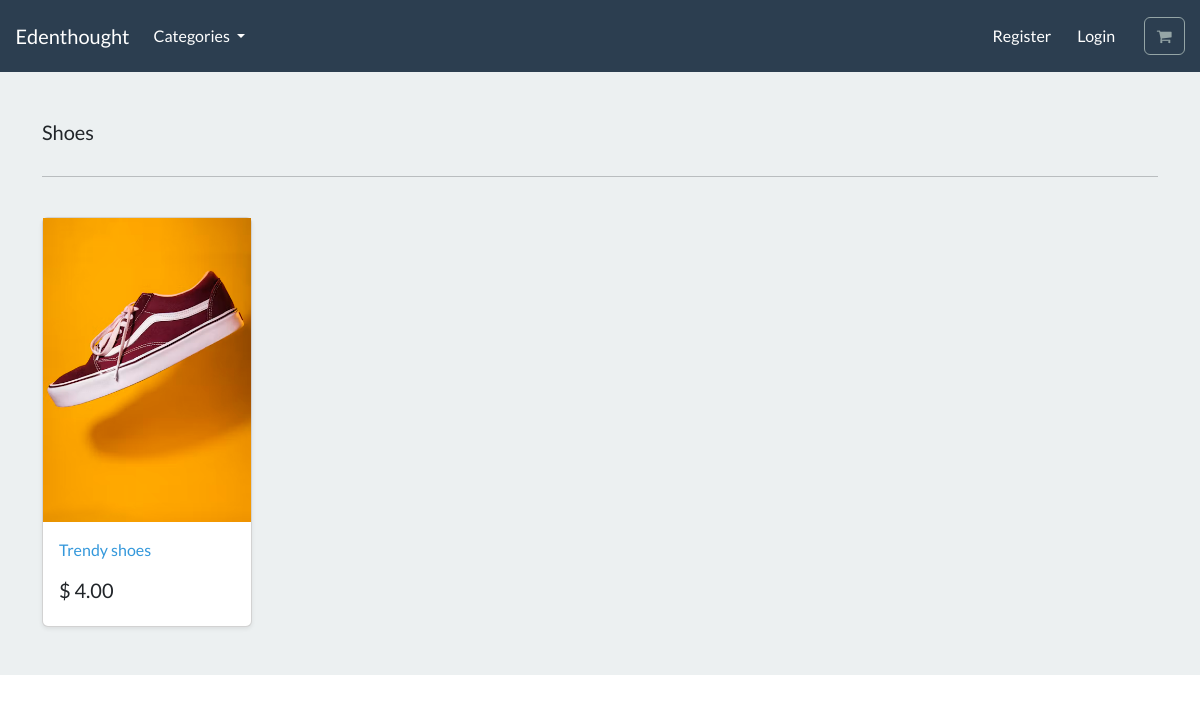
The page /search/shoes/ on the database its author committed.
### store/models.py (models this page shows, shortened)
class Category(models.Model):
    name = models.CharField(max_length=250, db_index=True)
    slug = models.SlugField(max_length=250, unique=True)
    class Meta:
        verbose_name_plural = "categories"
    def get_absolute_url(self):
            return reverse("list-category", args=[self.slug])

class Product(models.Model):
    category = models.ForeignKey(Category, related_name="product", on_delete=models.CASCADE, null=True)
    title = models.CharField(max_length=250)
    brand = models.CharField(max_length=250, default="un-branded")
    description = models.TextField(blank=True)
    slug = models.SlugField(max_length=255)
    price = models.DecimalField(max_digits=4, decimal_places=2)
    image = models.ImageField(upload_to="images/")
    class Meta:
        verbose_name_plural = "products"
    def get_absolute_url(self):
        return reverse("product-info", args=[self.slug])

### store/views.py (the view)
# urls.py: path("search/<slug:category_slug>/", views.list_category, name="list-category"),
def list_category(request, category_slug=None):
    category = get_object_or_404(Category, slug=category_slug)
    products = Product.objects.filter(category=category)
    return render(request, "store/list-category.html", {"category": category, "products": products})

### cart/context_processors.py (called while the page is built)
def cart(request):
    return {"cart": Cart(request)}

### store/views.py (called while the page is built)
def categories(request):
    all_categories = Category.objects.all()
    return {"all_categories": all_categories}

### store/templates/store/list-category.html
{% extends "./base.html" %}
{% load static %}
{% block content %}
<main>
  <div class="album py-5 bg-light">
    <div class="container">
      <div class="pb-3 h5"> {{category.name | capfirst}} </div>
      <hr>
      <br>
      <div class="row row-cols-1 row-cols-sm-2 row-cols-md-5 g-3">
        {% for product in products %}
        <div class="col">
          <div class="card shadow-sm">
          <img class="img-fluid" alt="Responsive image" src="{{product.image.url}}">
            <div class="card-body">
              <p class="card-text">
                <a class="text-info text-decoration-none" href="{{product.get_absolute_url}}"> {{product.title}} </a>
              </p>
              <div class="d-flex justify-content-between align-items-center">
                <h5> $ {{product.price}}</h5>
              </div>
            </div>
          </div>
        </div>
        {% endfor %}
      </div>
    </div>
  </div>
</main>
{% endblock %}

### rows shown on the page
Category: name "Shoes"
Product: image (picture), title "Trendy shoes", price "4.00"
